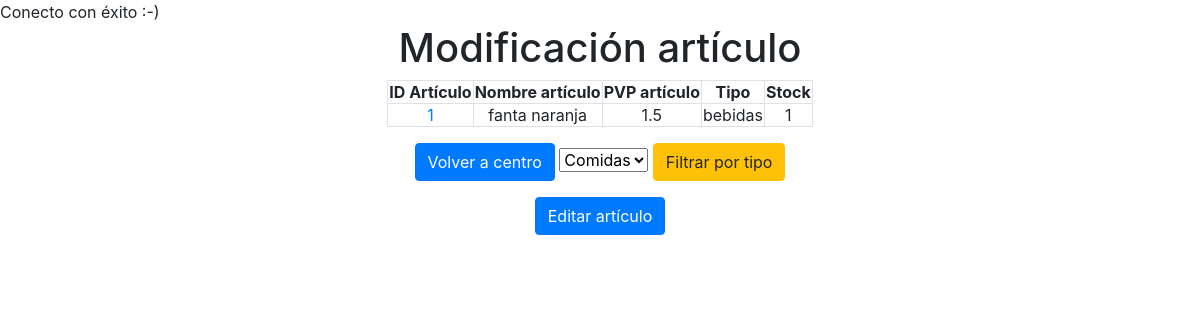
Page /ficha.php?idArticulos=1 (signed in) on the committed database.
### tables this page shows
CREATE TABLE `Articulos` (
  `idArticulos` int(11) NOT NULL AUTO_INCREMENT,
  `nombreart` varchar(45) NOT NULL,
  `pvpart` double NOT NULL,
  `tipoart` varchar(20) DEFAULT NULL,
  `stock` int(11) NOT NULL,
  PRIMARY KEY (`idArticulos`)
);

### ficha.php (the view, shortened to what this page needs)
<?php
require_once "config.php";
$_ficha = $_GET["idArticulos"];
$sql = "SELECT * FROM Articulos WHERE `idArticulos`=$_ficha";
$result = mysqli_query($link,$sql);
?>
<!DOCTYPE html>
<html lang="es">
<head>
  <link rel="stylesheet" href="/css/bootstrap.min.css">
  <link rel="stylesheet" href="/css/modificacionarticulos.css">
</head>
<body>
<div class="container-fluid">
  <h1 class="text-center">Modificación artículo</h1>
  <div class="row">
    <div class="col-sm-12 text-center listadoart">
    <table class='table-stripped table-bordered text-center'>
    <tr><th>ID Artículo</th><th>Nombre artículo</th><th>PVP artículo</th><th>Tipo</th><th>Stock</th></tr>
    <?php
    if (mysqli_num_rows($result) > 0) {
        while($row = mysqli_fetch_assoc($result)) {
            echo "<tr><td id='idart'><a href='ficha.php?idArticulo='".$row['idArticulos']."</a>" . $row["idArticulos"]. "</td><td id='nomart'>" . $row["nombreart"]. "</td><td id='pvpart'>" . $row["pvpart"]. "</td><td id='tipoart'>" . $row["tipoart"] . "</td><td id='stock'>" . $row["stock"] . "</td></tr>";
        }
    } else {
        echo "0 results";
    }
    ?>
    </table>
    <p class="opciones">
        <a href="centro.php"><button type="button" class="btn btn-primary">Volver a centro</button></a>
        <select name="filtrotipo">
            <option value="comidas">Comidas</option>
        </select>
        <a href=""><button type="button" class="btn btn-warning">Filtrar por tipo</button></a>
    </p>
<button type="button" class="btn btn-primary" id="edit">Editar artículo</button>
    </div>
  </div>
</div>
</body>
</html>

### css/modificacionarticulos.css (style rules this page uses)
table { margin-left: auto; margin-right: auto; }
.opciones { margin: 1em; }

### rows in the picture
articulos: idArticulos "1", nombreart "fanta naranja", pvpart "1.5", tipoart "bebidas", stock "1"
